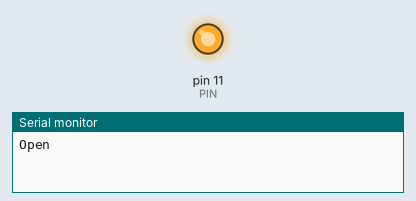
A sketch run on a simulated Arduino Uno, built with avr-gcc and run on an emulated ATmega328P. On the bench: output pins drawn as LEDs (lit = HIGH), the last lines printed to the serial monitor.

Above: at 2.5 s.
At 7.5 s:
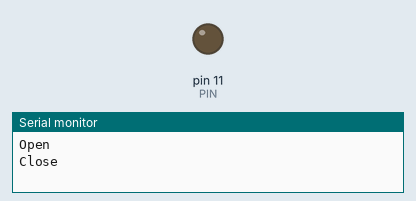
Timing chart, 0 to 13.0 s (numbered marks = the images above):
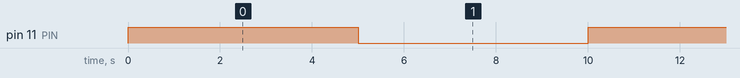

The sketch:

valve.ino
```cpp
int PIN = 11;

void setup() {
  pinMode(PIN, OUTPUT);
  Serial.begin(9600);
}

void turnOn() {
  digitalWrite(PIN, HIGH);
}

void turnOff() {
  digitalWrite(PIN, LOW);
}

void loop() {
  Serial.println("Open");
  turnOn();   // turn the LED on (HIGH is the voltage level)
  delay(5000);                       // wait for a second
  Serial.println("Close");
  turnOff();    // turn the LED off by making the voltage LOW
  delay(5000);                       // wait for a second
}
```

Measured:
- by itself, pin 11 (PIN): alternates HIGH for 5.0 s and LOW for 5.0 s
